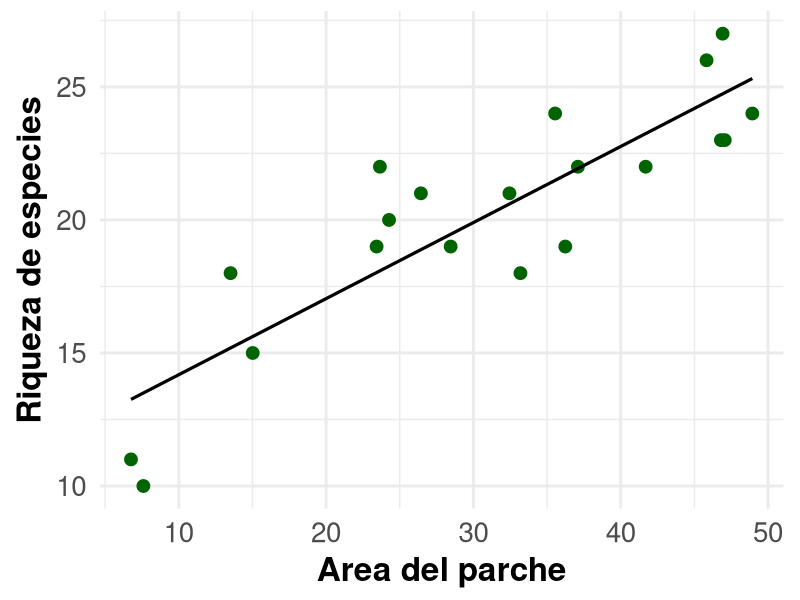
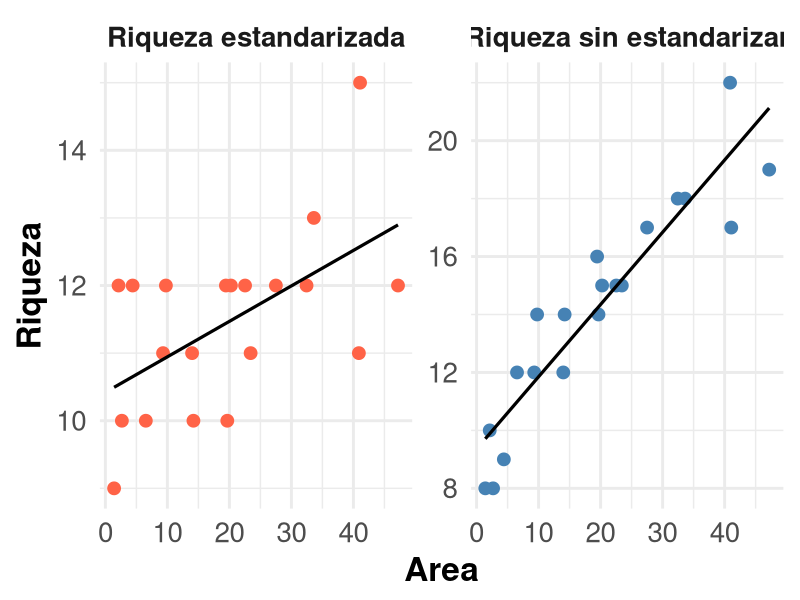
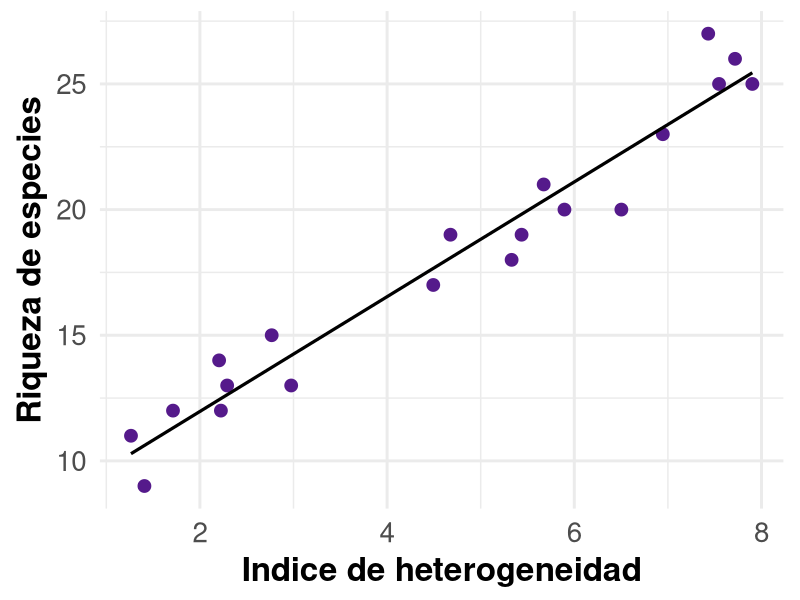
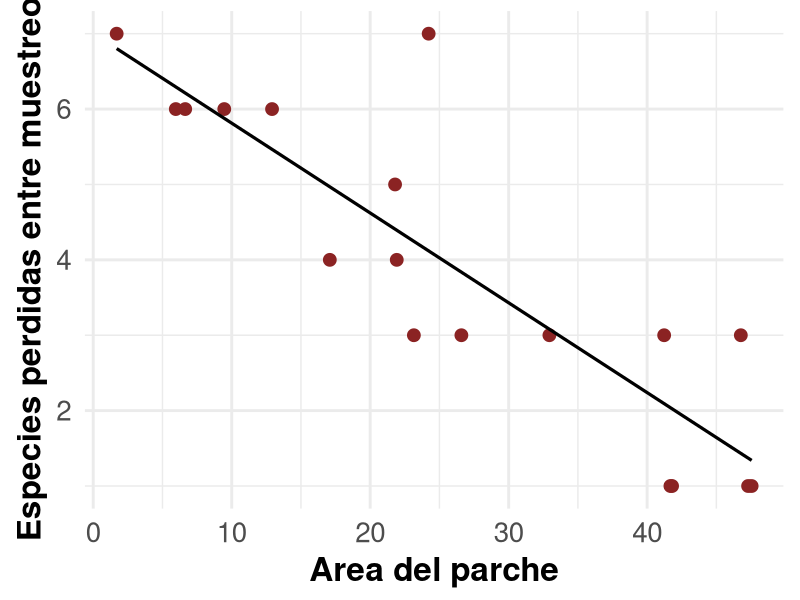
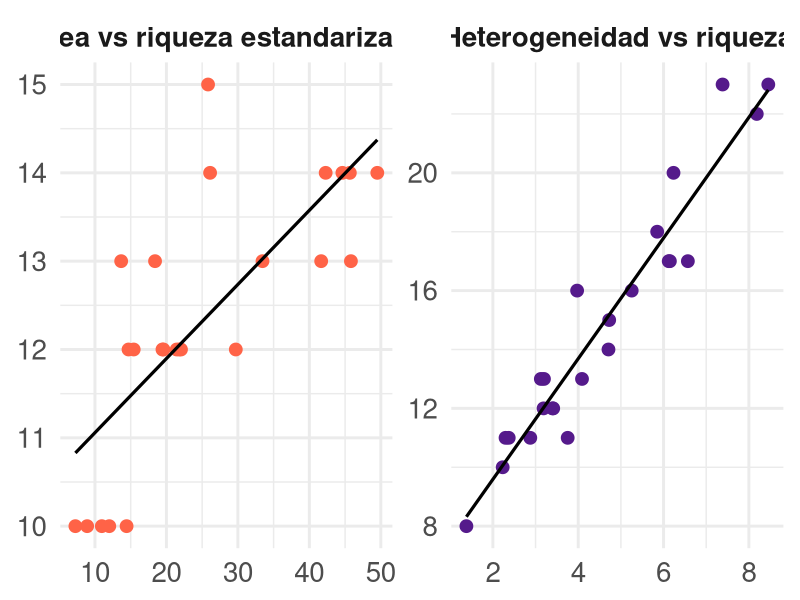
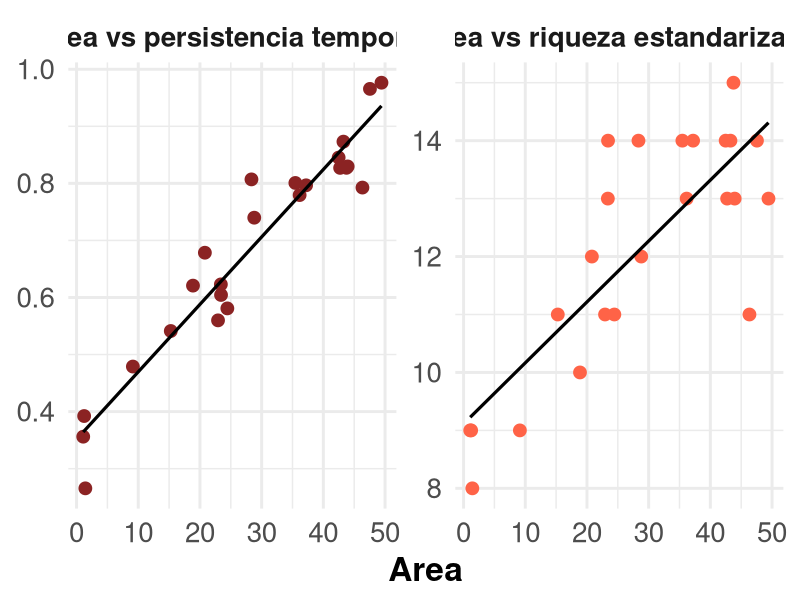
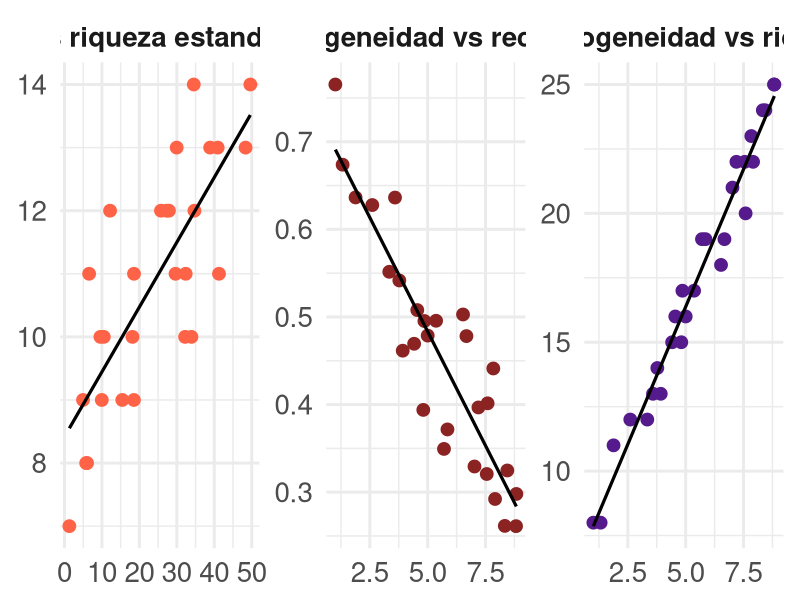
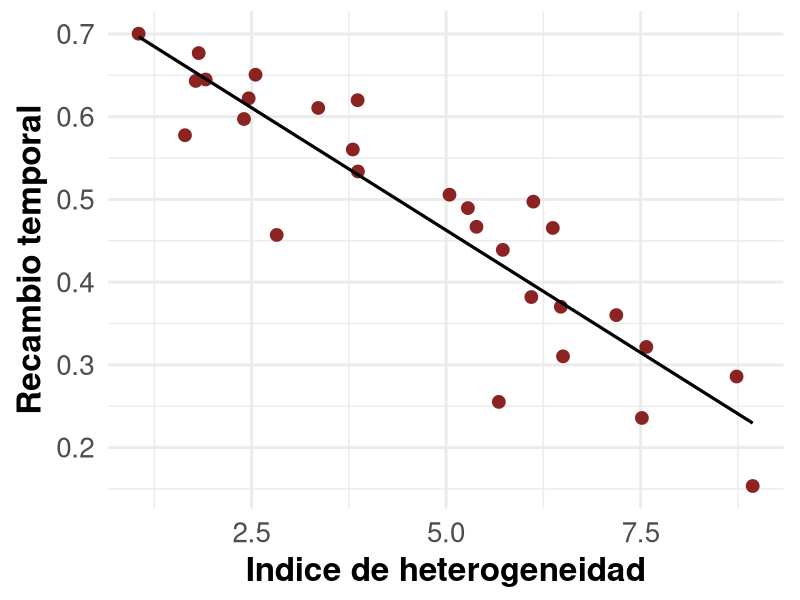

Generate these figures, in order, with R:
## ---- chunk 1
library(ggplot2)

point_size <- 4.0
line_size <- 1.1

theme_eco <- theme_minimal(base_size = 22) +
  theme(
    axis.title = element_text(size = 24, face = "bold"),
    axis.text = element_text(size = 20),
    strip.text = element_text(size = 20, face = "bold"),
    legend.title = element_text(size = 20, face = "bold"),
    legend.text = element_text(size = 18),
    plot.margin = margin(8, 12, 8, 12)
  )
## ---- chunk 2
set.seed(42)
area <- runif(20, 1, 50)
richness <- round(8 + 2.3 * sqrt(area) + rnorm(20, 0, 1.5))

df_obs <- data.frame(area = area, richness = richness)

ggplot(df_obs, aes(x = area, y = richness)) +
  geom_point(color = "darkgreen", size = point_size) +
  geom_smooth(
    method = "lm",
    se = FALSE,
    color = "black",
    linewidth = line_size
  ) +
  labs(x = "Area del parche", y = "Riqueza de especies") +
  theme_eco
## ---- chunk 3
set.seed(12)
area <- runif(20, 1, 50)
richness_raw <- round(6 + 2.0 * sqrt(area) + rnorm(20, 0, 1.4))
richness_std <- round(10 + 0.4 * sqrt(area) + rnorm(20, 0, 1.2))

df_a <- rbind(
  data.frame(
    area = area,
    richness = richness_raw,
    panel = "Riqueza sin estandarizar",
    col = "steelblue"
  ),
  data.frame(
    area = area,
    richness = richness_std,
    panel = "Riqueza estandarizada",
    col = "tomato"
  )
)

ggplot(df_a, aes(x = area, y = richness)) +
  geom_point(aes(color = panel), size = point_size) +
  geom_smooth(
    method = "lm",
    se = FALSE,
    color = "black",
    linewidth = line_size
  ) +
  facet_wrap(~panel, nrow = 1, scales = "free_y") +
  scale_color_manual(
    values = c(
      "Riqueza sin estandarizar" = "steelblue",
      "Riqueza estandarizada" = "tomato"
    )
  ) +
  labs(x = "Area", y = "Riqueza") +
  guides(color = "none") +
  theme_eco
## ---- chunk 4
set.seed(21)
heterogeneity <- runif(20, 1, 8)
richness_h <- round(7 + 2.4 * heterogeneity + rnorm(20, 0, 1.3))

df_b <- data.frame(heterogeneity = heterogeneity, richness_h = richness_h)

ggplot(df_b, aes(x = heterogeneity, y = richness_h)) +
  geom_point(color = "purple4", size = point_size) +
  geom_smooth(
    method = "lm",
    se = FALSE,
    color = "black",
    linewidth = line_size
  ) +
  labs(x = "Indice de heterogeneidad", y = "Riqueza de especies") +
  theme_eco
## ---- chunk 5
set.seed(31)
area <- runif(18, 1, 50)
species_loss <- round(7 - 0.11 * area + rnorm(18, 0, 1.1))
species_loss[species_loss < 0] <- 0

df_c <- data.frame(area = area, species_loss = species_loss)

ggplot(df_c, aes(x = area, y = species_loss)) +
  geom_point(color = "brown4", size = point_size) +
  geom_smooth(
    method = "lm",
    se = FALSE,
    color = "black",
    linewidth = line_size
  ) +
  labs(x = "Area del parche", y = "Especies perdidas entre muestreos") +
  theme_eco
## ---- chunk 6
set.seed(66)
area <- runif(24, 1, 50)
richness_std <- round(8 + 0.9 * sqrt(area) + rnorm(24, 0, 1.0))
heterogeneity <- runif(24, 1, 9)
richness_h <- round(6 + 2.0 * heterogeneity + rnorm(24, 0, 1.2))

df_comb_b <- rbind(
  data.frame(
    x = area,
    y = richness_std,
    panel = "Area vs riqueza estandarizada",
    xlab = "Area",
    ylab = "Riqueza estandarizada"
  ),
  data.frame(
    x = heterogeneity,
    y = richness_h,
    panel = "Heterogeneidad vs riqueza",
    xlab = "Indice de heterogeneidad",
    ylab = "Riqueza de especies"
  )
)

ggplot(df_comb_b, aes(x = x, y = y)) +
  geom_point(aes(color = panel), size = point_size) +
  geom_smooth(
    method = "lm",
    se = FALSE,
    color = "black",
    linewidth = line_size
  ) +
  facet_wrap(~panel, nrow = 1, scales = "free") +
  scale_color_manual(
    values = c(
      "Area vs riqueza estandarizada" = "tomato",
      "Heterogeneidad vs riqueza" = "purple4"
    )
  ) +
  labs(x = NULL, y = NULL) +
  guides(color = "none") +
  theme_eco
## ---- chunk 7
set.seed(77)
area <- runif(24, 1, 50)
richness_std <- round(8 + 0.8 * sqrt(area) + rnorm(24, 0, 1.0))
persistence <- 0.35 + 0.012 * area + rnorm(24, 0, 0.05)
persistence[persistence < 0] <- 0
persistence[persistence > 1] <- 1

df_comb_c <- rbind(
  data.frame(
    x = area,
    y = richness_std,
    panel = "Area vs riqueza estandarizada"
  ),
  data.frame(
    x = area,
    y = persistence,
    panel = "Area vs persistencia temporal"
  )
)

ggplot(df_comb_c, aes(x = x, y = y)) +
  geom_point(aes(color = panel), size = point_size) +
  geom_smooth(
    method = "lm",
    se = FALSE,
    color = "black",
    linewidth = line_size
  ) +
  facet_wrap(~panel, nrow = 1, scales = "free_y") +
  scale_color_manual(
    values = c(
      "Area vs riqueza estandarizada" = "tomato",
      "Area vs persistencia temporal" = "brown4"
    )
  ) +
  labs(x = "Area", y = NULL) +
  guides(color = "none") +
  theme_eco
## ---- chunk 8
set.seed(99)
area <- runif(28, 1, 50)
heterogeneity <- runif(28, 1, 9)

# Señales simultaneas: riqueza estandarizada aumenta con area,
# riqueza aumenta con heterogeneidad, y recambio disminuye con heterogeneidad.
richness_std <- round(7 + 0.9 * sqrt(area) + rnorm(28, 0, 1.0))
richness_h <- round(6 + 2.1 * heterogeneity + rnorm(28, 0, 1.1))
turnover <- 0.75 - 0.055 * heterogeneity + rnorm(28, 0, 0.06)
turnover[turnover < 0] <- 0
turnover[turnover > 1] <- 1

df_comb_multi <- rbind(
  data.frame(
    x = area,
    y = richness_std,
    panel = "Area vs riqueza estandarizada"
  ),
  data.frame(
    x = heterogeneity,
    y = richness_h,
    panel = "Heterogeneidad vs riqueza"
  ),
  data.frame(
    x = heterogeneity,
    y = turnover,
    panel = "Heterogeneidad vs recambio"
  )
)

ggplot(df_comb_multi, aes(x = x, y = y)) +
  geom_point(aes(color = panel), size = point_size) +
  geom_smooth(
    method = "lm",
    se = FALSE,
    color = "black",
    linewidth = line_size
  ) +
  facet_wrap(~panel, nrow = 1, scales = "free") +
  scale_color_manual(
    values = c(
      "Area vs riqueza estandarizada" = "tomato",
      "Heterogeneidad vs riqueza" = "purple4",
      "Heterogeneidad vs recambio" = "brown4"
    )
  ) +
  labs(x = NULL, y = NULL) +
  guides(color = "none") +
  theme_eco
## ---- chunk 9
set.seed(99)
heterogeneity_turn <- runif(28, 1, 9)
turnover_h <- 0.75 - 0.055 * heterogeneity_turn + rnorm(28, 0, 0.06)
turnover_h[turnover_h < 0] <- 0
turnover_h[turnover_h > 1] <- 1

df_turn_h <- data.frame(
  heterogeneity = heterogeneity_turn,
  turnover = turnover_h
)

ggplot(df_turn_h, aes(x = heterogeneity, y = turnover)) +
  geom_point(color = "brown4", size = point_size) +
  geom_smooth(
    method = "lm",
    se = FALSE,
    color = "black",
    linewidth = line_size
  ) +
  labs(x = "Indice de heterogeneidad", y = "Recambio temporal") +
  theme_eco
## ---- chunk 10
set.seed(1234)

# Caso 1: mayor precision
het_precise <- runif(28, 1, 9)
rich_precise <- 9 + 1.1 * het_precise + rnorm(28, 0, 1.4)

# Caso 2: menor precision
het_imprecise <- runif(18, 1, 9)
rich_imprecise <- 9 + 0.9 * het_imprecise + rnorm(18, 0, 3.8)

m_high <- lm(rich_precise ~ het_precise)
m_low <- lm(rich_imprecise ~ het_imprecise)

ci_high <- confint(m_high)["het_precise", ]
ci_low <- confint(m_low)["het_imprecise", ]

lab_high <- sprintf(
  "Mayor precision\npendiente = %.2f (IC95%%: %.2f, %.2f)",
  coef(m_high)[2],
  ci_high[1],
  ci_high[2]
)
lab_low <- sprintf(
  "Menor precision\npendiente = %.2f (IC95%%: %.2f, %.2f)",
  coef(m_low)[2],
  ci_low[1],
  ci_low[2]
)

df_unc <- rbind(
  data.frame(
    heterogeneity = het_precise,
    richness = rich_precise,
    panel = lab_high
  ),
  data.frame(
    heterogeneity = het_imprecise,
    richness = rich_imprecise,
    panel = lab_low
  )
)

p <- ggplot(df_unc, aes(x = heterogeneity, y = richness)) +
  geom_point(color = "purple4", size = point_size) +
  geom_smooth(
    method = "lm",
    se = TRUE,
    color = "black",
    fill = "grey70",
    linewidth = line_size
  ) +
  facet_wrap(~panel, nrow = 1) +
  labs(x = "Indice de heterogeneidad", y = "Riqueza de especies") +
  theme_eco
p
## ---- chunk 11
p
